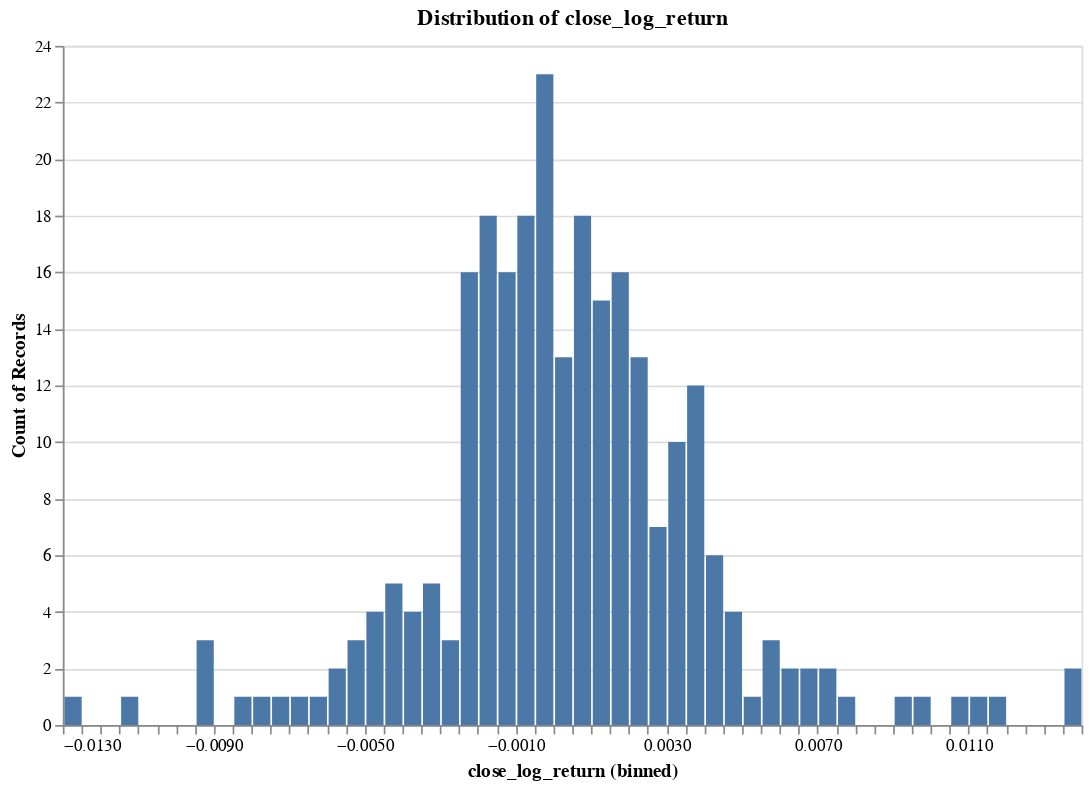

Notebook code for this chart:
### Code cell
research.plot_distribution(ts, target, no_bins = 100)

### Figure 1 — Vega specification as saved in the notebook (floating-point values rounded to 4 significant figures)
{"$schema": "https://vega.github.io/schema/vega/v5.json", "data": [{"name": "param_12_store"}, {"name": "source_0", "values": [{"__count": 23, "bin_maxbins_100_close_log_return": -0.0005, "bin_maxbins_100_close_log_return_end": -4.337e-19}, {"__count": 16, "bin_maxbins_100_close_log_return": -0.0015, "bin_maxbins_100_close_log_return_end": -0.001}, {"__count": 13, "bin_maxbins_100_close_log_return": 0.002, "bin_maxbins_100_close_log_return_end": 0.0025}, {"__count": 16, "bin_maxbins_100_close_log_return": 0.0015, "bin_maxbins_100_close_log_return_end": 0.002}, {"__count": 13, "bin_maxbins_100_close_log_return": 0.0, "bin_maxbins_100_close_log_return_end": 0.0005}, {"__count": 18, "bin_maxbins_100_close_log_return": -0.001, "bin_maxbins_100_close_log_return_end": -0.0005}, {"__count": 1, "bin_maxbins_100_close_log_return": 0.0105, "bin_maxbins_100_close_log_return_end": 0.011}, {"__count": 2, "bin_maxbins_100_close_log_return": 0.0065, "bin_maxbins_100_close_log_return_end": 0.007}, {"__count": 18, "bin_maxbins_100_close_log_return": -0.002, "bin_maxbins_100_close_log_return_end": -0.0015}, {"__count": 12, "bin_maxbins_100_close_log_return": 0.0035, "bin_maxbins_100_close_log_return_end": 0.004}, {"__count": 15, "bin_maxbins_100_close_log_return": 0.001, "bin_maxbins_100_close_log_return_end": 0.0015}, {"__count": 16, "bin_maxbins_100_close_log_return": -0.0025, "bin_maxbins_100_close_log_return_end": -0.002}, {"__count": 2, "bin_maxbins_100_close_log_return": -0.006, "bin_maxbins_100_close_log_return_end": -0.0055}, {"__count": 10, "bin_maxbins_100_close_log_return": 0.003, "bin_maxbins_100_close_log_return_end": 0.0035}, {"__count": 5, "bin_maxbins_100_close_log_return": -0.0045, "bin_maxbins_100_close_log_return_end": -0.004}, {"__count": 6, "bin_maxbins_100_close_log_return": 0.004, "bin_maxbins_100_close_log_return_end": 0.0045}, {"__count": 3, "bin_maxbins_100_close_log_return": 0.0055, "bin_maxbins_100_close_log_return_end": 0.006}, {"__count": 18, "bin_maxbins_100_close_log_return": 0.0005, "bin_maxbins_100_close_log_return_end": 0.001}, {"__count": 7, "bin_maxbins_100_close_log_return": 0.0025, "bin_maxbins_100_close_log_return_end": 0.003}, {"__count": 3, "bin_maxbins_100_close_log_return": -0.003, "bin_maxbins_100_close_log_return_end": -0.0025}, {"__count": 2, "bin_maxbins_100_close_log_return": 0.0135, "bin_maxbins_100_close_log_return_end": 0.014}, {"__count": 5, "bin_maxbins_100_close_log_return": -0.0035, "bin_maxbins_100_close_log_return_end": -0.003}, {"__count": 1, "bin_maxbins_100_close_log_return": -0.0065, "bin_maxbins_100_close_log_return_end": -0.006}, {"__count": 2, "bin_maxbins_100_close_log_return": 0.007, "bin_maxbins_100_close_log_return_end": 0.0075}, {"__count": 1, "bin_maxbins_100_close_log_return": 0.005, "bin_maxbins_100_close_log_return_end": 0.0055}, {"__count": 1, "bin_maxbins_100_close_log_return": -0.007, "bin_maxbins_100_close_log_return_end": -0.0065}, {"__count": 1, "bin_maxbins_100_close_log_return": 0.009, "bin_maxbins_100_close_log_return_end": 0.0095}, {"__count": 4, "bin_maxbins_100_close_log_return": 0.0045, "bin_maxbins_100_close_log_return_end": 0.005}, {"__count": 1, "bin_maxbins_100_close_log_return": 0.011, "bin_maxbins_100_close_log_return_end": 0.0115}, {"__count": 1, "bin_maxbins_100_close_log_return": 0.0115, "bin_maxbins_100_close_log_return_end": 0.012}, {"__count": 1, "bin_maxbins_100_close_log_return": -0.013, "bin_maxbins_100_close_log_return_end": -0.0125}, {"__count": 4, "bin_maxbins_100_close_log_return": -0.005, "bin_maxbins_100_close_log_return_end": -0.0045}, {"__count": 4, "bin_maxbins_100_close_log_return": -0.004, "bin_maxbins_100_close_log_return_end": -0.0035}, {"__count": 3, "bin_maxbins_100_close_log_return": -0.0055, "bin_maxbins_100_close_log_return_end": -0.005}, {"__count": 1, "bin_maxbins_100_close_log_return": -0.0085, "bin_maxbins_100_close_log_return_end": -0.008}, {"__count": 3, "bin_maxbins_100_close_log_return": -0.0095, "bin_maxbins_100_close_log_return_end": -0.009}, {"__count": 1, "bin_maxbins_100_close_log_return": -0.0075, "bin_maxbins_100_close_log_return_end": -0.007}, {"__count": 2, "bin_maxbins_100_close_log_return": 0.006, "bin_maxbins_100_close_log_return_end": 0.0065}, {"__count": 1, "bin_maxbins_100_close_log_return": 0.0075, "bin_maxbins_100_close_log_return_end": 0.008}, {"__count": 1, "bin_maxbins_100_close_log_return": -0.008, "bin_maxbins_100_close_log_return_end": -0.0075}, {"__count": 1, "bin_maxbins_100_close_log_return": -0.0115, "bin_maxbins_100_close_log_return_end": -0.011}, {"__count": 1, "bin_maxbins_100_close_log_return": 0.0095, "bin_maxbins_100_close_log_return_end": 0.01}]}, {"name": "source_0_y_domain___count", "values": [{"min": 1, "max": 23}]}], "signals": [{"name": "bin_maxbins_100_close_log_return_bins", "value": {"fields": ["close_log_return"], "fname": "bin_close_log_return", "start": -0.013, "step": 0.0005, "stop": 0.014}}, {"name": "unit", "value": {}, "on": [{"events": "pointermove", "update": "isTuple(group()) ? group() : unit"}]}, {"name": "param_12", "update": "vlSelectionResolve(\"param_12_store\", \"union\")"}, {"name": "param_12_close_log_return", "on": [{"events": [{"source": "view", "type": "dblclick"}], "update": "null"}, {"events": {"signal": "param_12_translate_delta"}, "update": "panLinear(param_12_translate_anchor.extent_x, -param_12_translate_delta.x / width)"}, {"events": {"signal": "param_12_zoom_delta"}, "update": "zoomLinear(domain(\"x\"), param_12_zoom_anchor.x, param_12_zoom_delta)"}]}, {"name": "param_12_tuple", "on": [{"events": [{"signal": "param_12_close_log_return"}], "update": "param_12_close_log_return ? {unit: \"\", fields: param_12_tuple_fields, values: [param_12_close_log_return]} : null"}]}, {"name": "param_12_tuple_fields", "value": [{"field": "close_log_return", "channel": "x", "type": "R"}]}, {"name": "param_12_translate_anchor", "value": {}, "on": [{"events": [{"source": "scope", "type": "pointerdown"}], "update": "{x: x(unit), y: y(unit), extent_x: domain(\"x\")}"}]}, {"name": "param_12_translate_delta", "value": {}, "on": [{"events": [{"source": "window", "between": [{"source": "scope", "type": "pointerdown"}, {"source": "window", "type": "pointerup"}], "consume": true, "type": "pointermove"}], "update": "{x: param_12_translate_anchor.x - x(unit), y: param_12_translate_anchor.y - y(unit)}"}]}, {"name": "param_12_zoom_anchor", "on": [{"events": [{"source": "scope", "consume": true, "type": "wheel"}], "update": "{x: invert(\"x\", x(unit)), y: invert(\"y\", y(unit))}"}]}, {"name": "param_12_zoom_delta", "on": [{"events": [{"source": "scope", "consume": true, "type": "wheel"}], "update": "pow(1.001, event.deltaY * pow(16, event.deltaMode))", "force": true}]}, {"name": "param_12_modify", "on": [{"events": {"signal": "param_12_tuple"}, "update": "modify(\"param_12_store\", param_12_tuple, true)"}]}], "marks": [{"type": "rect", "name": "marks", "from": {"data": "source_0"}, "encode": {"update": {"x": {"field": "bin_maxbins_100_close_log_return_end", "scale": "x", "offset": {"signal": "0.5 + (abs(scale(\"x\", datum[\"bin_maxbins_100_close_log_return_end\"]) - scale(\"x\", datum[\"bin_maxbins_100_close_log_return\"])) < 0.25 ? 0.5 * (0.25 - (abs(scale(\"x\", datum[\"bin_maxbins_100_close_log_return_end\"]) - scale(\"x\", datum[\"bin_maxbins_100_close_log_return\"])))) : -0.5)"}}, "y": {"field": "__count", "scale": "y"}, "fill": {"value": "#4c78a8"}, "x2": {"field": "bin_maxbins_100_close_log_return", "scale": "x", "offset": {"signal": "0.5 + (abs(scale(\"x\", datum[\"bin_maxbins_100_close_log_return_end\"]) - scale(\"x\", datum[\"bin_maxbins_100_close_log_return\"])) < 0.25 ? -0.5 * (0.25 - (abs(scale(\"x\", datum[\"bin_maxbins_100_close_log_return_end\"]) - scale(\"x\", datum[\"bin_maxbins_100_close_log_return\"])))) : 0.5)"}}, "y2": {"value": 0, "scale": "y"}}}, "interactive": true, "clip": true, "style": ["bar"]}], "scales": [{"name": "x", "type": "linear", "domain": {"signal": "[bin_maxbins_100_close_log_return_bins.start, bin_maxbins_100_close_log_return_bins.stop]"}, "range": [0, {"signal": "width"}], "bins": {"signal": "bin_maxbins_100_close_log_return_bins"}, "zero": false, "domainRaw": {"signal": "param_12[\"close_log_return\"]"}}, {"name": "y", "type": "linear", "domain": [{"signal": "(data(\"source_0_y_domain___count\")[0] || {}).min"}, {"signal": "(data(\"source_0_y_domain___count\")[0] || {}).max"}], "range": [{"signal": "height"}, 0], "nice": true, "zero": true}], "axes": [{"scale": "y", "gridScale": "x", "minExtent": 0, "ticks": false, "orient": "left", "tickCount": {"signal": "ceil(height/40)"}, "maxExtent": 0, "labels": false, "domain": false, "grid": true, "aria": false, "zindex": 0}, {"scale": "x", "labelFlush": true, "orient": "bottom", "labelOverlap": true, "tickCount": {"signal": "ceil(width/10)"}, "title": "close_log_return (binned)", "grid": false, "zindex": 0}, {"scale": "y", "orient": "left", "title": "Count of Records", "labelOverlap": true, "tickCount": {"signal": "ceil(height/40)"}, "zindex": 0, "grid": false}], "title": {"text": "Distribution of close_log_return", "frame": "group"}, "style": "cell", "background": "white", "width": 600, "padding": 5, "height": 400}
